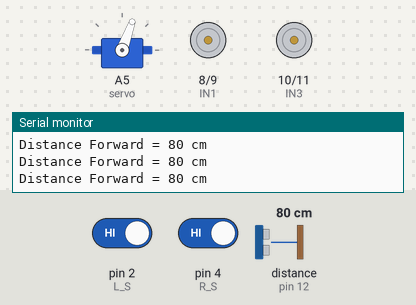
This sketch was run on a simulated Arduino Uno, built with avr-gcc and run on an emulated ATmega328P. Parts: servo, motor-driver pin pairs drawn as motors (green arrow = first pin HIGH = forward, orange = second pin HIGH = backward, longer = more drive, scaled by the enable pin), the last lines printed to the serial monitor. Wiring (inferred from the names in the program): ultrasonic range finder: trigger pin 13; echo pin 12; servo: signal A5. Inputs (shaded band) come from the test bench; at power-on: pin 2 (L_S) HIGH, pin 4 (R_S) HIGH, distance to the obstacle (sensor on pin 12) 80 cm. The echo pulse lasts 58.3 µs per cm; servo pulses on a pin are drawn as a servo (544–2400 µs = 0–180°).

Above: at 2.2 s.
2.3 s: pin 2 (L_S) driven LOW
At 3.1 s:
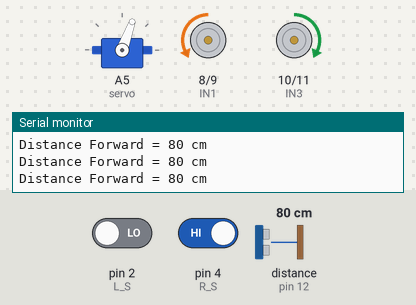
3.8 s: pin 4 (R_S) driven LOW
At 4.8 s:
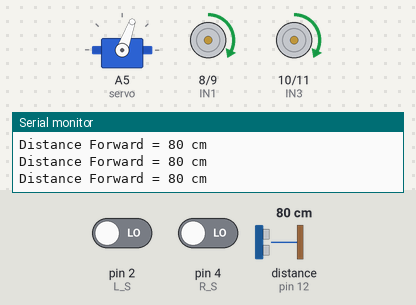
5.3 s: distance to the obstacle (sensor on pin 12) set to 29 cm
6.8 s: distance to the obstacle (sensor on pin 12) set to 24 cm
At 8.7 s:
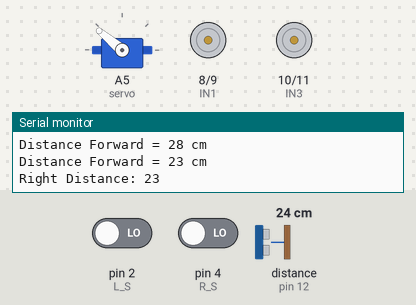
9.8 s: distance to the obstacle (sensor on pin 12) set to 35 cm
12.8 s: distance to the obstacle (sensor on pin 12) set to 2 cm
At 13.8 s:
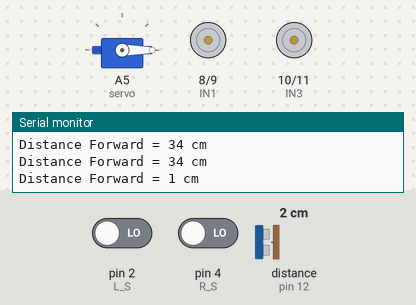
Timing chart, 0 to 16.8 s (numbered marks = the images above; inputs shaded):
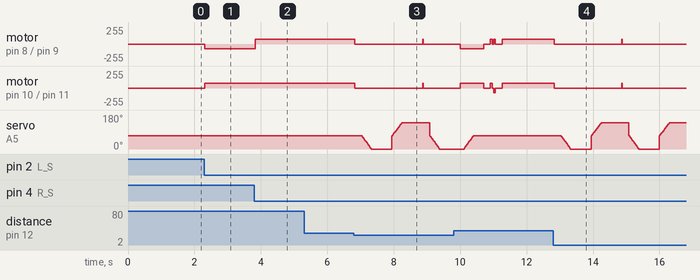

Measured:
- the behaviour switches between 27 and 26 cm on distance to the obstacle (sensor on pin 12) (found by bisection; images 2 and 3)
- after the input at 2.3 s, motor on pin 8 (IN1) / pin 9 (IN2): stopped → backward 70/255 at once; motor on pin 10 (IN3) / pin 11 (IN4): stopped → forward 70/255 at once
- after the input at 3.8 s, motor on pin 8 (IN1) / pin 9 (IN2): backward 70/255 → forward 70/255 at once
- after the input at 6.8 s, motor on pin 8 (IN1) / pin 9 (IN2), motor on pin 10 (IN3) / pin 11 (IN4): forward 70/255 → stopped at once
- after the input at 12.8 s, motor on pin 8 (IN1) / pin 9 (IN2), motor on pin 10 (IN3) / pin 11 (IN4): forward 70/255 → stopped at once

The sketch:

Line_Following_With_Obsticles_Avoidance_with_Servo.ino
```cpp
// Motor control pins for L298N
#define IN1 8
#define IN2 9
#define ENA 3

#define IN3 10
#define IN4 11
#define ENB 5
#define servo A5 // Servo motor control pin

// Line sensor pins
const int L_S = 2;
const int R_S = 4;

// Ultrasonic sensor pins
const int trigPin = 13;
const int echoPin = 12;

// Speed settings
const int speedL = 70;
const int speedR = 70;

// Obstacle detection
const int Set = 25;

int distance_F = 0;

void setup() {
  pinMode(L_S, INPUT);
  pinMode(R_S, INPUT);

  pinMode(ENA, OUTPUT); pinMode(IN1, OUTPUT); pinMode(IN2, OUTPUT);
  pinMode(ENB, OUTPUT); pinMode(IN3, OUTPUT); pinMode(IN4, OUTPUT);

  pinMode(trigPin, OUTPUT);
  pinMode(echoPin, INPUT);
  pinMode(servo, OUTPUT);

  // Initialize servo to face forward
  servoPulse(servo, 70);
  Serial.begin(9600);
  delay(1000);
}

void loop() {
  distance_F = Ultrasonic_read();
  Serial.print("Distance Forward = ");
  Serial.print(distance_F);
  Serial.println(" cm");

  int leftSensor = digitalRead(L_S);
  int rightSensor = digitalRead(R_S);

  if ((rightSensor == 0) && (leftSensor == 0)) {
    if (distance_F > Set) {
      forward();
    } else {
      avoidObstacle();
      rejoinLine();
    }
  } else if ((rightSensor == 1) && (leftSensor == 0)) {
    turnRight();
  } else if ((rightSensor == 0) && (leftSensor == 1)) {
    turnLeft();
  } else if ((rightSensor == 1) && (leftSensor == 1)) {

    Stop();
  }

  delay(10);
}
void avoidObstacle(){
  int distance_Left = 0;
  int distance_Right = 0;
  Stop();
  delay(200);

  //backward();
  //Stop();
  //delay(600);
  for (int angle = 70; angle >= 0; angle -= 5) {
    servoPulse(servo, angle);
  }
  delay(500);
  distance_Right = Ultrasonic_read();
  Serial.print("Right Distance: ");
  Serial.println(distance_Right);
  delay(100);
  if (distance_Right > Set){
  turnRight();
  delay(100);
  for (int angle = 0; angle <= 70; angle += 5) {
        servoPulse(servo, angle);
      }
      delay(300);
      Stop();
      delay(200);
  // Move forward until obstacle is cleared
    forward();
    delay(50);
    Stop();
    delay(50);
    turnLeft();
    delay(50);
  /*while (Ultrasonic_read() <= Set) {
    forward();
    delay(1000);
    Stop();
    delay(50);
    turnLeft();
    delay(50);
  }*/

  Stop();
  delay(200);

  } else {
    for (int angle = 70; angle <= 140; angle += 5) {
        servoPulse(servo, angle);
      }
      delay(500);
      distance_Left = Ultrasonic_read();
      Serial.print("Left Distance: ");
      Serial.println(distance_Left);
      delay(100);

      if (distance_Left > Set) {
      turnLeft();
      delay(600);
          for (int angle = 140; angle >= 70; angle -= 5) {
            servoPulse(servo, angle);
          }
        delay(300);
        Stop();
        delay(200);
        forward();
        delay(50);
        Stop();
        delay(50);
        turnRight();
        delay(50);
        // Move forward until obstacle is cleared
  /*while (Ultrasonic_read() <= Set) {
    forward();
    delay(1000);
    Stop();
    delay(50);
    turnRight();
    delay(50);
  }*/

  Stop();
  delay(200);
      }
  }
}

void rejoinLine() {
  unsigned long start = millis();
  const unsigned long timeout = 5000;

  while (millis() - start < timeout) {
    int leftSensor = digitalRead(L_S);
    int rightSensor = digitalRead(R_S);

    if (leftSensor == 0 && rightSensor == 0) {
      forward();
      return;
    } else if (leftSensor == 1 && rightSensor == 0) {
      turnLeft();
    } else if (rightSensor == 1 && leftSensor == 0) {
      turnRight();
    } else if (leftSensor == 1 && rightSensor == 1) {
      forward();
    } else {
      // Mild left-right scan
      turnLeft();
      delay(200);
      turnRight();
      delay(200);
    }
    delay(50);
  }
  Stop();
}

int Ultrasonic_read() {
  digitalWrite(trigPin, LOW);
  delayMicroseconds(2);
  digitalWrite(trigPin, HIGH);
  delayMicroseconds(10);
  digitalWrite(trigPin, LOW);

  long duration = pulseIn(echoPin, HIGH, 30000);
  if (duration == 0) return 999;

  return duration / 29 / 2;
}
// Servo pulse function
void servoPulse(int pin, int angle) {
  int pwm = (angle * 11) + 500;
  digitalWrite(pin, HIGH);
  delayMicroseconds(pwm);
  digitalWrite(pin, LOW);
  delay(20);
}
// Movement functions
void forward() {
  analogWrite(ENA, speedL); analogWrite(ENB, speedR);
  digitalWrite(IN1, HIGH); digitalWrite(IN2, LOW);
  digitalWrite(IN3, HIGH); digitalWrite(IN4, LOW);
}

void backward() {
  analogWrite(ENA, speedL); analogWrite(ENB, speedR);
  digitalWrite(IN1, LOW); digitalWrite(IN2, HIGH);
  digitalWrite(IN3, LOW); digitalWrite(IN4, HIGH);
}

void turnRight() {
  analogWrite(ENA, speedL); analogWrite(ENB, speedR);
  digitalWrite(IN1, LOW); digitalWrite(IN2, HIGH);
  digitalWrite(IN3, HIGH); digitalWrite(IN4, LOW);
}

void turnLeft() {
  analogWrite(ENA, speedL); analogWrite(ENB, speedR);
  digitalWrite(IN1, HIGH); digitalWrite(IN2, LOW);
  digitalWrite(IN3, LOW); digitalWrite(IN4, HIGH);
}

void Stop() {
  analogWrite(ENA, 0); analogWrite(ENB, 0);
  digitalWrite(IN1, LOW); digitalWrite(IN2, LOW);
  digitalWrite(IN3, LOW); digitalWrite(IN4, LOW);
}
```
